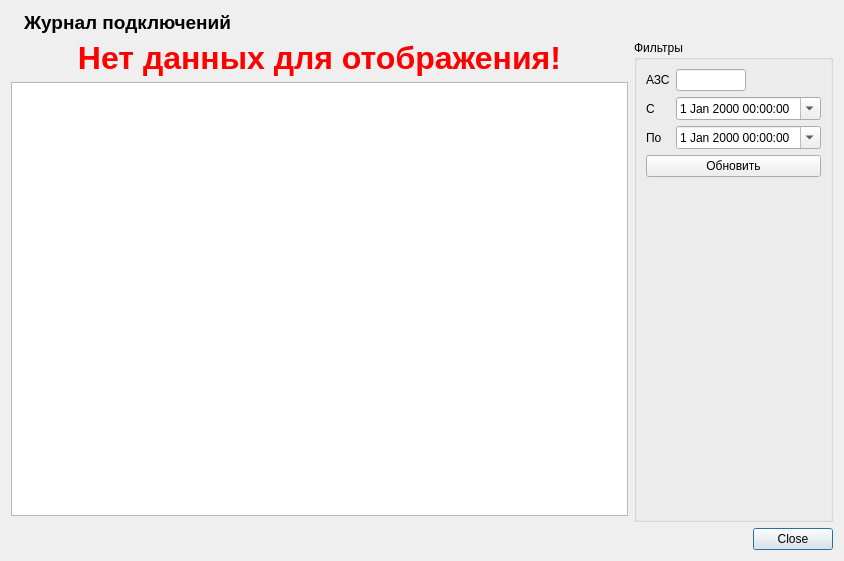
<?xml version="1.0" encoding="UTF-8"?>
<ui version="4.0">
 <class>ConnectionsListDialog</class>
 <widget class="QDialog" name="ConnectionsListDialog">
  <property name="geometry">
   <rect>
    <x>0</x>
    <y>0</y>
    <width>844</width>
    <height>561</height>
   </rect>
  </property>
  <property name="windowTitle">
   <string>Gandalf</string>
  </property>
  <layout class="QGridLayout" name="gridLayout" columnstretch="1,0">
   <item row="4" column="0" colspan="2">
    <widget class="QDialogButtonBox" name="buttonBox">
     <property name="standardButtons">
      <set>QDialogButtonBox::Close</set>
     </property>
    </widget>
   </item>
   <item row="1" column="0">
    <widget class="QLabel" name="labelNoData">
     <property name="font">
      <font>
       <pointsize>24</pointsize>
       <bold>true</bold>
      </font>
     </property>
     <property name="styleSheet">
      <string notr="true">color: rgb(255, 0, 0);</string>
     </property>
     <property name="text">
      <string>Нет данных для отображения!</string>
     </property>
     <property name="alignment">
      <set>Qt::AlignCenter</set>
     </property>
     <property name="wordWrap">
      <bool>true</bool>
     </property>
    </widget>
   </item>
   <item row="2" column="0">
    <widget class="QTableView" name="tableView">
     <property name="editTriggers">
      <set>QAbstractItemView::NoEditTriggers</set>
     </property>
     <property name="selectionBehavior">
      <enum>QAbstractItemView::SelectRows</enum>
     </property>
     <property name="sortingEnabled">
      <bool>true</bool>
     </property>
    </widget>
   </item>
   <item row="0" column="0" colspan="2">
    <layout class="QHBoxLayout" name="horizontalLayout">
     <item>
      <widget class="QLabel" name="label">
       <property name="text">
        <string/>
       </property>
       <property name="pixmap">
        <pixmap resource="../resource.qrc">:/Images/list_icon.png</pixmap>
       </property>
      </widget>
     </item>
     <item>
      <widget class="QLabel" name="label_2">
       <property name="font">
        <font>
         <pointsize>14</pointsize>
         <bold>true</bold>
        </font>
       </property>
       <property name="text">
        <string>Журнал подключений</string>
       </property>
      </widget>
     </item>
     <item>
      <spacer name="horizontalSpacer">
       <property name="orientation">
        <enum>Qt::Horizontal</enum>
       </property>
       <property name="sizeHint" stdset="0">
        <size>
         <width>40</width>
         <height>20</height>
        </size>
       </property>
      </spacer>
     </item>
    </layout>
   </item>
   <item row="1" column="1" rowspan="3">
    <widget class="QGroupBox" name="groupBox">
     <property name="title">
      <string>Фильтры</string>
     </property>
     <layout class="QGridLayout" name="gridLayout_2">
      <item row="3" column="1" colspan="2">
       <widget class="QDateTimeEdit" name="dateTimeEditTo">
        <property name="minimumSize">
         <size>
          <width>120</width>
          <height>0</height>
         </size>
        </property>
        <property name="calendarPopup">
         <bool>true</bool>
        </property>
       </widget>
      </item>
      <item row="5" column="2">
       <spacer name="verticalSpacer">
        <property name="orientation">
         <enum>Qt::Vertical</enum>
        </property>
        <property name="sizeHint" stdset="0">
         <size>
          <width>20</width>
          <height>289</height>
         </size>
        </property>
       </spacer>
      </item>
      <item row="2" column="1" colspan="2">
       <widget class="QDateTimeEdit" name="dateTimeEditFrom">
        <property name="minimumSize">
         <size>
          <width>120</width>
          <height>0</height>
         </size>
        </property>
        <property name="calendarPopup">
         <bool>true</bool>
        </property>
       </widget>
      </item>
      <item row="0" column="0">
       <widget class="QLabel" name="label_3">
        <property name="text">
         <string>АЗС</string>
        </property>
       </widget>
      </item>
      <item row="0" column="1">
       <widget class="QLineEdit" name="lineEditAZS">
        <property name="maximumSize">
         <size>
          <width>70</width>
          <height>16777215</height>
         </size>
        </property>
       </widget>
      </item>
      <item row="4" column="0" colspan="3">
       <widget class="QPushButton" name="pushButtonRefresh">
        <property name="text">
         <string>Обновить</string>
        </property>
        <property name="icon">
         <iconset resource="../resource.qrc">
          <normaloff>:/Images/refresh_icon.png</normaloff>:/Images/refresh_icon.png</iconset>
        </property>
       </widget>
      </item>
      <item row="2" column="0">
       <widget class="QLabel" name="label_4">
        <property name="text">
         <string>С</string>
        </property>
       </widget>
      </item>
      <item row="3" column="0">
       <widget class="QLabel" name="label_5">
        <property name="text">
         <string>По</string>
        </property>
       </widget>
      </item>
     </layout>
    </widget>
   </item>
  </layout>
 </widget>
 <resources>
  <include location="../resource.qrc"/>
 </resources>
 <connections/>
</ui>
